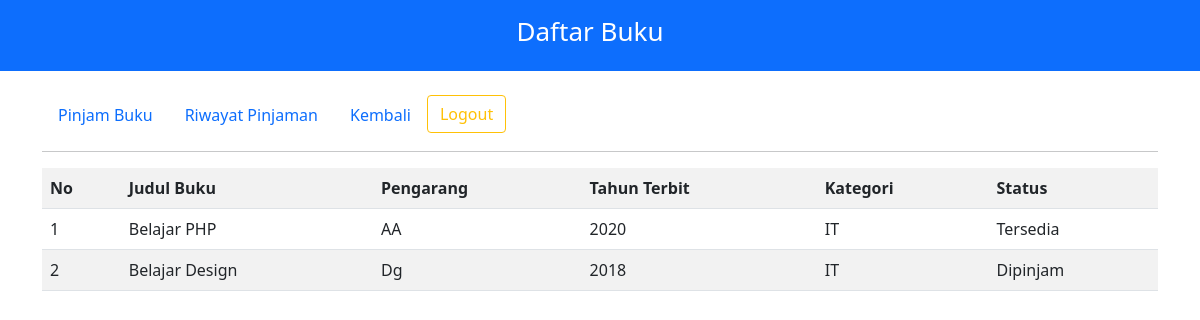
Screenshot of /visitor/buku-visitor/buku-visitor.php with the database file from the repository.
### tables this page shows
CREATE TABLE `tb_buku` (
  `id` int(11) NOT NULL,
  `judul` varchar(20) NOT NULL,
  `pengarang` varchar(20) NOT NULL,
  `tahun_terbit` int(4) NOT NULL,
  `penerbit` varchar(20) NOT NULL,
  `kategori` int(20) NOT NULL,
  `status` int(20) NOT NULL
);

CREATE TABLE `tb_kategori_buku` (
  `id` int(11) NOT NULL,
  `nama_kategori` varchar(20) NOT NULL
);

CREATE TABLE `tb_status` (
  `id` int(11) NOT NULL,
  `status` varchar(20) NOT NULL
);

### visitor/buku-visitor/buku-visitor.php (the view, shortened to what this page needs)
<!DOCTYPE html>
<html lang="en">
<head>
    <link rel="stylesheet" href="../../styles/bootstrap.min.css">
    <link rel="stylesheet" href="../../styles/styles.css">
</head>
<body>
    <div class="container-fluid bg-primary text-white p-3 text-center d-flex  justify-content-center fixed-top main-book">
        <div class="title"><h1>Daftar Buku</h1></div>
    </div>
    <div class="container main-book">
        <ul class="nav nav-pills mt-4">
        <li class="nav-item">
            <a class="nav-link" aria-current="page" href="../pinjam/pinjam.php">Pinjam Buku</a>
        </li>
        <li class="nav-item">
            <a class="nav-link" href="../data-peminjam/peminjam.php">Riwayat Pinjaman</a>
        </li>
        <li class="nav-item">
            <a class="nav-link" href="../index.php">Kembali</a>
        </li>
        <li class="nav-item">
            <form action="../../auth/logout.php" method="post">
            <button class="btn btn-outline-warning">Logout</button>
            </form>
        </li>
        </ul>
        <hr>
    </div>
    <div class="container table-responsive ">
   <table class="table table-striped">
    <tr>
        <th>No</th>
        <th>Judul Buku</th>
        <th>Pengarang</th>
        <th>Tahun Terbit</th>
        <th>Kategori</th>
        <th>Status</th>
    </tr>
    <?php
        include "../../config/connection.php";
        $result = mysqli_query($connect, "SELECT tb_buku.id, tb_buku.judul, tb_buku.pengarang, tb_buku.tahun_terbit, tb_buku.penerbit, tb_kategori_buku.nama_kategori, tb_buku.status, tb_status.status FROM ((`tb_buku` INNER JOIN tb_kategori_buku ON tb_buku.kategori = tb_kategori_buku.id) INNER JOIN tb_status ON tb_buku.status = tb_status.id)");
        $rowNumber = 1;
        while($row = mysqli_fetch_array($result)) {
            ?>
            <tr>
            <td><?php echo $rowNumber++ ?></td>
            <td><?php echo $row['judul'] ?></td>
            <td><?php echo $row['pengarang'] ?></td>
            <td><?php echo $row['tahun_terbit'] ?></td>
            <td><?php echo $row['nama_kategori'] ?></td>
            <td><?php echo $row['status'] ?></td>
            </tr>
            <?php
        }
        ?>
   </table>
   </div>
</body>
</html>

### styles/styles.css (style rules this page uses)
.title h1 { padding-right: 20px; font-size: 26px !important; }
.title { display: flex; flex-wrap: wrap; flex-direction: column; align-content: center; justify-content: center; }
.main-book { position: relative; }

### rows the page displays
tb_buku: judul "Belajar PHP", pengarang "AA", tahun_terbit "2020", kategori.nama_kategori "IT", status.status "Tersedia"
tb_buku: judul "Belajar Design", pengarang "Dg", tahun_terbit "2018", kategori.nama_kategori "IT", status.status "Dipinjam"
